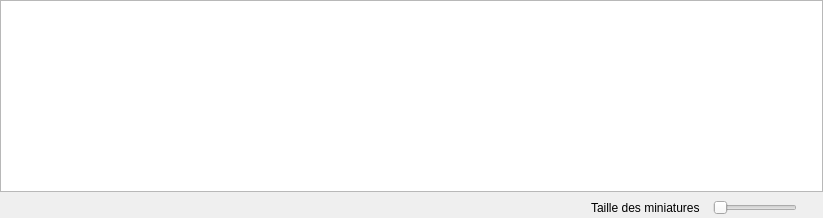
  <widget class="QDockWidget" name="dockSequence">
   <property name="minimumSize">
    <size>
     <width>243</width>
     <height>170</height>
    </size>
   </property>
   <property name="floating">
    <bool>false</bool>
   </property>
   <property name="features">
    <set>QDockWidget::DockWidgetFeature::DockWidgetClosable|QDockWidget::DockWidgetFeature::DockWidgetFloatable</set>
   </property>
   <property name="allowedAreas">
    <set>Qt::DockWidgetArea::BottomDockWidgetArea</set>
   </property>
   <property name="windowTitle">
    <string>Séquence</string>
   </property>
   <attribute name="dockWidgetArea">
    <number>8</number>
   </attribute>
   <widget class="QWidget" name="dockSequenceContents">
    <layout class="QGridLayout" name="gridLayout_9">
     <property name="margin" stdset="0">
      <number>0</number>
     </property>
     <item row="0" column="0" colspan="4">
      <widget class="QGraphicsView" name="sequence"/>
     </item>
     <item row="1" column="0">
      <spacer name="sequence_PushRight">
       <property name="orientation">
        <enum>Qt::Orientation::Horizontal</enum>
       </property>
       <property name="sizeHint" stdset="0">
        <size>
         <width>585</width>
         <height>20</height>
        </size>
       </property>
      </spacer>
     </item>
     <item row="1" column="1">
      <widget class="QLabel" name="sequence_L_ThumbSize">
       <property name="text">
        <string>Taille des miniatures  </string>
       </property>
      </widget>
     </item>
     <item row="1" column="2">
      <widget class="QSlider" name="sequence_I_ThumbSize">
       <property name="maximumSize">
        <size>
         <width>150</width>
         <height>16777215</height>
        </size>
       </property>
       <property name="orientation">
        <enum>Qt::Orientation::Horizontal</enum>
       </property>
      </widget>
     </item>
     <item row="1" column="3">
      <spacer name="horizontalSpacer">
       <property name="orientation">
        <enum>Qt::Orientation::Horizontal</enum>
       </property>
       <property name="sizeType">
        <enum>QSizePolicy::Policy::Fixed</enum>
       </property>
       <property name="sizeHint" stdset="0">
        <size>
         <width>20</width>
         <height>20</height>
        </size>
       </property>
      </spacer>
     </item>
    </layout>
   </widget>
  </widget>
